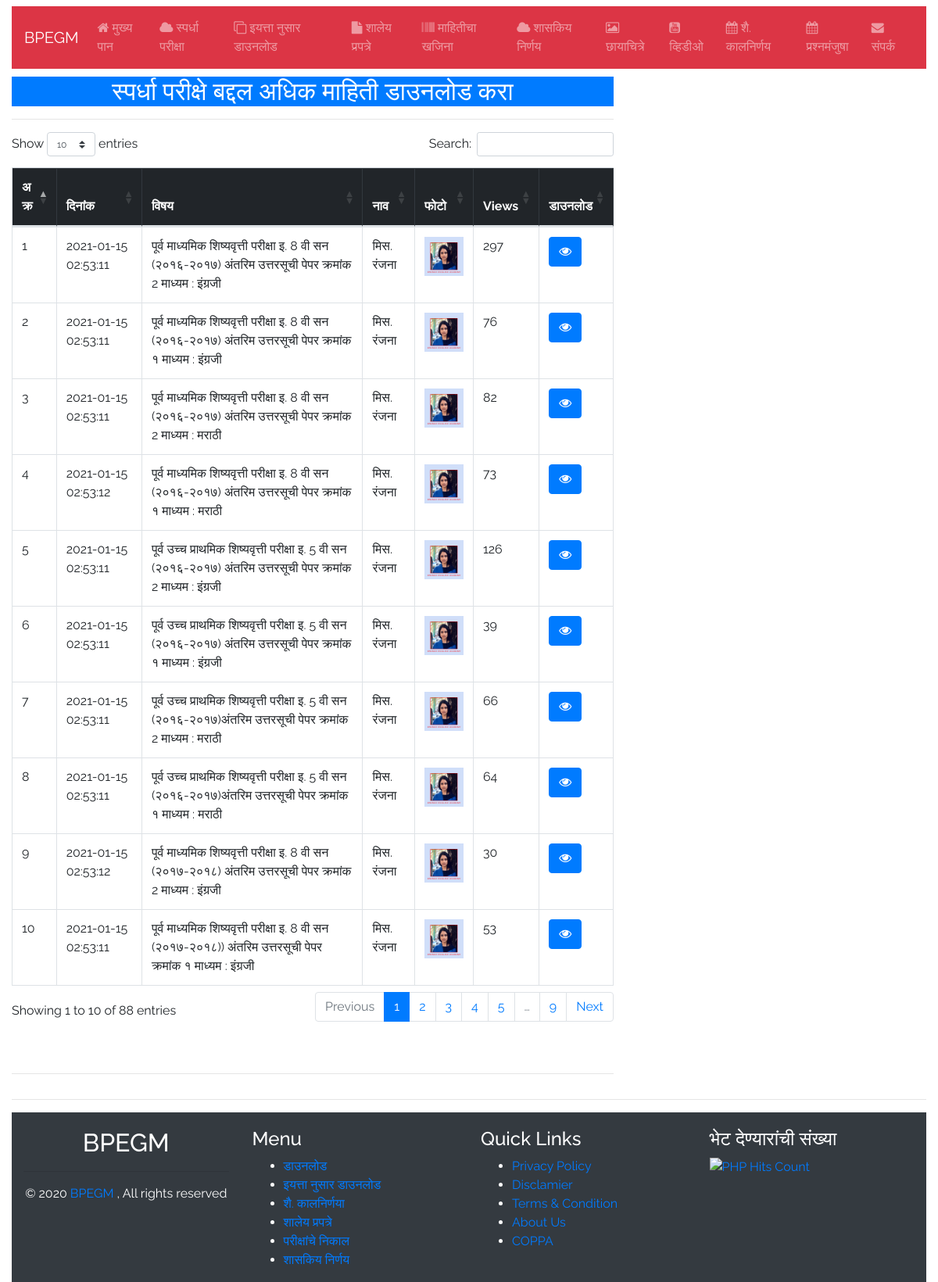
/generaldown.php, run on the app's committed database.
### tables this page shows
CREATE TABLE `generaldownload` (
  `id` int(11) NOT NULL,
  `date` timestamp NOT NULL DEFAULT CURRENT_TIMESTAMP ON UPDATE CURRENT_TIMESTAMP,
  `subject` varchar(255) NOT NULL,
  `link` varchar(255) NOT NULL,
  `uploaderId` int(10) NOT NULL,
  `views` int(11) NOT NULL
);

CREATE TABLE `uploaderby` (
  `id` int(11) NOT NULL,
  `name` varchar(250) NOT NULL,
  `schoolName` varchar(250) NOT NULL,
  `mobile` varchar(250) NOT NULL,
  `info` text NOT NULL,
  `image` varchar(250) NOT NULL,
  `password` varchar(255) NOT NULL
);

### generaldown.php (the view, shortened to what this page needs)
<?php
require_once('inc/db.php');
include('inc/top.php');
?>
    <div class="container-fluid">
        <div class="row">
            <div class="col-lg-12">
                <?php include('inc/navbar.php');?>
            </div>
        </div>
        <div class="row" style="margin-top:10px;">
            <div class="col-md-8">
                <h2 class="text-center bg-primary text-white">स्पर्धा  परीक्षे बद्दल अधिक माहिती डाउनलोड करा   </h2>
                <hr>
                <div class="table-responsive">
                    <table class="table table-bordered " id="table2excel">
                        <thead class="table-dark">
                            <tr>
                                <th scope="col">अ क्र</th>
                                <th scope="col">दिनांक</th>
                                <th scope="col"> विषय </th>
                                <th scope="col">नाव </th>
                                <th scope="col">फोटो </th>
                                <th scope="col">Views</th>
                                <th scope="col">डाउनलोड </th>
                            </tr>
                        </thead>
                        <tbody>
                            <?php
                           $download = "SELECT * FROM generaldownload ORDER BY id DESC ";
                            $run_download = mysqli_query($con, $download);
                            $ia=0;
                            while($row_download = mysqli_fetch_array($run_download)){
                                $download_id = $row_download['id'];
                                $download_date = $row_download['date'];
                                $download_subject = $row_download['subject'];
                                $uploaderId = $row_download['uploaderId'];
                                $views = $row_download['views'];
                                $uploadera = "SELECT * FROM uploaderby WHERE id = $uploaderId";
                                $run_downloada = mysqli_query($con, $uploadera);
                                $row_uploadera = mysqli_fetch_array($run_downloada);
                                $uploader_name = $row_uploadera['name'];
                                $image = $row_uploadera['image'];
                                $ia=$ia+1;
                                ?>
                                <tr class="">
                                    <td>
                                        <?php echo $ia;?>
                                    </td>
                                    <td>
                                        <?php echo $download_date;?>
                                    </td>
                                    <td>
                                        <?php echo $download_subject;?>
                                    </td>
                                    <td>
                                        <?php echo $uploader_name;?>
                                    </td>
                                    <td> <img src="images/<?php echo $image;?>" class="img-fulid" width="50" /> </td>
                                    <td>
                                        <?php echo $views;?>
                                    </td>
                                    <td><a href="google-liunx-hosting.php?id=<?php echo $download_id;?>" class="btn btn-primary" target="_blank"><i class="fa fa-eye" aria-hidden="true"></i></a></td>
                                </tr>
                                <?php } ?>
                        </tbody>
                    </table>
                </div>
                <br>
                <br>
                <hr> </div>
            <div class="col-md-4"> </div>
        </div>
        <hr>
        <div class="container-fluid">
            <div class="row bg-dark" style="padding-top:20px;">
                <?php include('inc/footer.php') ?>
            </div>
        </div>
    </div>
    </body>
    </html>

### inc/top.php (shortened to what this page needs)
<!DOCTYPE html>
<html lang="en">
<head>
    <link rel="stylesheet" href="https://maxcdn.bootstrapcdn.com/bootstrap/4.0.0/css/bootstrap.min.css">
    <link href="https://cdn.datatables.net/1.10.20/css/dataTables.bootstrap4.min.css" rel="stylesheet">
    <link href="https://stackpath.bootstrapcdn.com/font-awesome/4.7.0/css/font-awesome.min.css" rel="stylesheet">
</head>
<body>

### inc/navbar.php (shortened to what this page needs)
<nav class="navbar navbar-expand-lg navbar-dark  mt-2 text-white bg-danger"> <a class="navbar-brand" href="index.php">BPEGM </a>
    <div class="collapse navbar-collapse" id="navbar5">
        <ul class="navbar-nav mr-auto">
            <li class="nav-item"> <a class="nav-link titlefont" href="index.php"><i class="fa fa-home"></i> मुख्य पान</a> </li>
            <li class="nav-item"> <a class="nav-link titlefont" href="generaldown.php"><i class="fa fa-cloud"></i> स्पर्धा  परीक्षा  </a> </li>
            <li class="nav-item"> <a class="nav-link titlefont" href="download.php"><i class="fa fa-clone"></i> इयत्ता नुसार डाउनलोड </a> </li>
            <li class="nav-item"> <a class="nav-link titlefont" href="profarma.php"><i class="fa fa-file"></i> शालेय  प्रपत्रे   </a> </li>
            <li class="nav-item"> <a class="nav-link titlefont" href="result.php"><i class="fa fa-barcode"></i> माहितीचा  खजिना   </a> </li>
            <li class="nav-item"> <a class="nav-link titlefont" href="gr.php"><i class="fa fa-cloud"></i> शासकिय निर्णय  </a> </li>
            <li class="nav-item"> <a class="nav-link titlefont" href="photo.php"><i class="fa fa-picture-o"></i> छायाचित्रे   </a> </li>
            <li class="nav-item"> <a class="nav-link titlefont" href="video.php"><i class="fa fa-youtube-square"></i> व्हिडीओ   </a> </li>
            <li class="nav-item"> <a class="nav-link titlefont" href="calendar.php"><i class="fa fa-calendar"></i> शै. कालनिर्णय </a> </li>
            <li class="nav-item"> <a class="nav-link titlefont" href="questions.php"><i class="fa fa-calendar"></i> प्रश्नमंजुषा </a> </li>
            <li class="nav-item"> <a class="nav-link titlefont" href="contact-us.php"><i class="fa fa-envelope"></i> संपर्क </a> </li>
        </ul>
    </div>
</nav>

### inc/footer.php (shortened to what this page needs)
<div class="col-md-3 text-white">
    <h2 class="text-center">BPEGM  </h2>
    <hr>
    <p class="text-center">© 2020 <a href="http://www.bpegm.in"> BPEGM </a>, All rights reserved</p>
</div>
<div class="col-md-3">
    <h4 class="text-white">Menu</h4>
    <ul class="text-white">
        <li><a href="generaldown.php"> डाउनलोड  </a></li>
        <li><a href="download.php">इयत्ता नुसार डाउनलोड</a></li>
        <li><a href="calendar.php"> शै. कालनिर्णया</a></li>
        <li><a href="profarma.php">शालेय  प्रपत्रे </a></li>
        <li><a href="result.php">परीक्षांचे  निकाल </a></li>
        <li><a href="gr.php"> शासकिय निर्णय </a></li>
    </ul>
</div>
<div class="col-md-3">
    <h4 class="text-white">Quick Links</h4>
    <ul class="text-white">
        <li><a href="privacy-policy.php">Privacy Policy</a></li>
        <li><a href="disclaimer.php">Disclamier</a></li>
        <li><a href="termsandcondition.php">Terms & Condition</a></li>
        <li><a href="aboutus.php">About Us</a></li>
        <li><a href="coppa.php">COPPA</a></li>
    </ul>
</div>
<div class="col-md-3 text-white">
    <h4 class="text-white">भेट  देण्यारांची  संख्या </h4>
    <a href="https://www.hitwebcounter.com" target="_blank"> <img src="https://hitwebcounter.com/counter/counter.php?page=7220864&style=0009&nbdigits=9&type=page&initCount=1001" title="User Stats" Alt="PHP Hits Count" border="0"> </a>
</div>

### inc/top.php (style rules this page uses)
body { font-family: 'Raleway'; }

### data on the page
generaldownload: date "2021-01-15 02:53:11", subject "पूर्व माध्यमिक शिष्यवृत्ती परीक्षा इ. 8 वी सन (२०१६-२०१७) अंतरिम उत्तरसूची पेपर क्रमांक 2 माध्यम : इंग्रजी", uploaderby.name "मिस. रंजना", uploaderby.image (picture), views "297"
generaldownload: date "2021-01-15 02:53:11", subject "पूर्व माध्यमिक शिष्यवृत्ती परीक्षा इ. 8 वी सन (२०१६-२०१७) अंतरिम उत्तरसूची पेपर क्रमांक १ माध्यम : इंग्रजी", uploaderby.name "मिस. रंजना", uploaderby.image (picture), views "76"
generaldownload: date "2021-01-15 02:53:11", subject "पूर्व माध्यमिक शिष्यवृत्ती परीक्षा इ. 8 वी सन (२०१६-२०१७) अंतरिम उत्तरसूची पेपर क्रमांक 2 माध्यम : मराठी", uploaderby.name "मिस. रंजना", uploaderby.image (picture), views "82"
generaldownload: date "2021-01-15 02:53:12", subject "पूर्व माध्यमिक शिष्यवृत्ती परीक्षा इ. 8 वी सन (२०१६-२०१७) अंतरिम उत्तरसूची पेपर क्रमांक १ माध्यम : मराठी", uploaderby.name "मिस. रंजना", uploaderby.image (picture), views "73"
generaldownload: date "2021-01-15 02:53:11", subject "पूर्व उच्च प्राथमिक शिष्यवृत्ती परीक्षा इ. 5 वी सन (२०१६-२०१७) अंतरिम उत्तरसूची पेपर क्रमांक 2 माध्यम : इंग्रजी", uploaderby.name "मिस. रंजना", uploaderby.image (picture), views "126"
generaldownload: date "2021-01-15 02:53:11", subject "पूर्व उच्च प्राथमिक शिष्यवृत्ती परीक्षा इ. 5 वी सन (२०१६-२०१७) अंतरिम उत्तरसूची पेपर क्रमांक १ माध्यम : इंग्रजी", uploaderby.name "मिस. रंजना", uploaderby.image (picture), views "39"
generaldownload: date "2021-01-15 02:53:11", subject "पूर्व उच्च प्राथमिक शिष्यवृत्ती परीक्षा इ. 5 वी सन (२०१६-२०१७)अंतरिम उत्तरसूची पेपर क्रमांक 2 माध्यम : मराठी", uploaderby.name "मिस. रंजना", uploaderby.image (picture), views "66"
generaldownload: date "2021-01-15 02:53:11", subject "पूर्व उच्च प्राथमिक शिष्यवृत्ती परीक्षा इ. 5 वी सन (२०१६-२०१७)अंतरिम उत्तरसूची पेपर क्रमांक १ माध्यम : मराठी", uploaderby.name "मिस. रंजना", uploaderby.image (picture), views "64"
generaldownload: date "2021-01-15 02:53:12", subject "पूर्व माध्यमिक शिष्यवृत्ती परीक्षा इ. 8 वी सन (२०१७-२०१८) अंतरिम उत्तरसूची पेपर क्रमांक 2 माध्यम : इंग्रजी", uploaderby.name "मिस. रंजना", uploaderby.image (picture), views "30"
generaldownload: date "2021-01-15 02:53:11", subject "पूर्व माध्यमिक शिष्यवृत्ती परीक्षा इ. 8 वी सन (२०१७-२०१८)) अंतरिम उत्तरसूची पेपर क्रमांक १ माध्यम : इंग्रजी", uploaderby.name "मिस. रंजना", uploaderby.image (picture), views "53"
